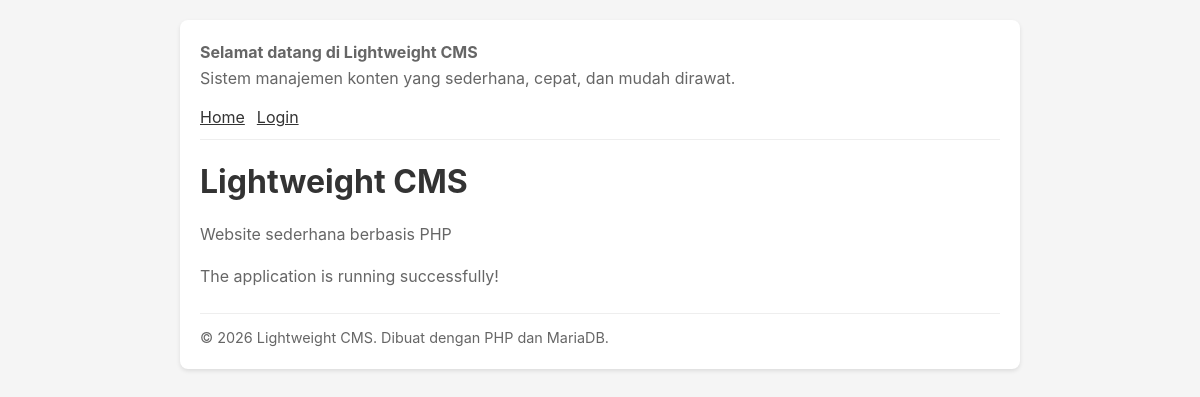
The page / on the database its author committed.
### tables this page shows
CREATE TABLE IF NOT EXISTS t_setting (
    id INT AUTO_INCREMENT PRIMARY KEY,
    setting_key VARCHAR(50) NOT NULL UNIQUE,
    setting_value TEXT NOT NULL
);

### utils/image.php (called while the page is built, shortened)
<?php
function settingImages() {
    return [
        'banner' => ['label' => 'Header Banner', 'name' => 'header', 'types' => ['png']],
        'favicon' => ['label' => 'Favicon', 'name' => 'favicon', 'types' => ['png', 'ico']],
    ];
}
function settingImageUrl($key) {
    $images = settingImages();
    $newest = '';
    foreach ($images[$key]['types'] as $type) {
        $fileName = $images[$key]['name'] . '.' . $type;
        $path = SITES_DIR . '/' . $fileName;
    }
    return $newest;
}

### controllers/home.php (called while the page is built, shortened)
<?php
$bannerUrl = settingImageUrl('banner');
$headerText = getSetting('header_text');
$footerText = getSetting('footer_text');

### models/setting.php (called while the page is built, shortened)
<?php
function getSetting($key, $default = '') {
    try {
        $pdo = getDatabase();
        $stmt = $pdo->prepare('SELECT setting_value FROM t_setting WHERE setting_key = ?');
        $stmt->execute([$key]);
        $value = $stmt->fetchColumn();
        return $value === false ? $default : $value;
    } catch (Exception $e) {
        return $default;
    }
}

### utils/html.php (called while the page is built, shortened)
<?php
function sanitizeHtml($html) {
    $doc = new DOMDocument();
    $doc->loadHTML('<?xml encoding="utf-8"?><div id="root">' . $html . '</div>', LIBXML_NOERROR | LIBXML_NOWARNING);
    $root = $doc->getElementById('root');
    $result = '';
    foreach ($root->childNodes as $child) {
        $result .= $doc->saveHTML($child);
    }
    return $result;
}
function cleanHtmlNode($node) {
    foreach (iterator_to_array($node->childNodes) as $child) {
        if ($child->nodeType === XML_TEXT_NODE) {
            continue;
        }
        $tag = strtolower($child->nodeName);
    }
}

### utils/auth.php (called while the page is built, shortened)
<?php
function currentUser() {
    static $user = false;
    if ($user === false) {
        $user = null;
    }
    return $user;
}

### views/home.php (the view)
<?php include __DIR__ . '/header.php'; ?>
        <h1><?= htmlspecialchars($siteTitle) ?></h1>
        <p><?= htmlspecialchars($siteDescription) ?></p>
        <p>The application is running successfully!</p>
<?php include __DIR__ . '/footer.php'; ?>

### index.php (shortened to what this page needs)
<?php
require_once __DIR__ . '/models/setting.php';
require_once __DIR__ . '/utils/auth.php';
require_once __DIR__ . '/utils/pagination.php';
require_once __DIR__ . '/utils/html.php';
require_once __DIR__ . '/utils/image.php';
$siteTitle = getSetting('title', 'Lightweight CMS');
$siteDescription = getSetting('description');
$page = isset($_GET['page']) ? $_GET['page'] : 'home';
$controllerFile = __DIR__ . '/controllers/' . $page . '.php';
$viewFile = __DIR__ . '/views/' . $page . '.php';
if (is_file($controllerFile)) {
    require $controllerFile;
}
if (is_file($viewFile)) {
    include $viewFile;
}

### views/header.php (shortened to what this page needs)
<?php
$navUser = currentUser();
?>
<!DOCTYPE html>
<html lang="en">
<head>
    <link rel="stylesheet" href="public/css/style.css">
</head>
<body>
    <div class="container">
        <?php if (!empty($isPublicPage)) { include __DIR__ . '/public-header.php'; } ?>
        <nav class="nav">
            <a href="index.php">Home</a>
            <?php if ($navUser): ?>
                <?php if ($navUser['role'] === 'admin' && !$navUser['must_change_password']): ?>
                    <a href="index.php?page=users">Users</a>
                    <a href="index.php?page=settings">Settings</a>
                <?php endif; ?>
                <?php if (!$navUser['must_change_password']): ?>
                    <a href="index.php?page=media">Media</a>
                <?php endif; ?>
                <a href="index.php?page=change-password">Change Password</a>
                <form method="post" action="index.php?page=logout" class="inline-form">
                    <?= csrfField() ?>
                    <button type="submit" class="logout-button">Logout (<?= htmlspecialchars($navUser['username']) ?>)</button>
                </form>
            <?php else: ?>
                <a href="index.php?page=login">Login</a>
            <?php endif; ?>
        </nav>

### views/public-header.php (shortened to what this page needs)
<?php if ($bannerUrl !== '' || trim($headerText) !== ''): ?>
        <header class="site-header">
            <?php if (trim($headerText) !== ''): ?>
                <div class="site-header-text"><?= sanitizeHtml($headerText) ?></div>
            <?php endif; ?>
        </header>
<?php endif; ?>

### views/footer.php
        <?php if (!empty($isPublicPage)) { include __DIR__ . '/public-footer.php'; } ?>
    </div>
</body>
</html>

### views/public-footer.php
<?php if (trim($footerText) !== ''): ?>
        <footer class="site-footer"><?= sanitizeHtml($footerText) ?></footer>
<?php endif; ?>

### public/css/style.css (style rules this page uses)
body { font-family: -apple-system, BlinkMacSystemFont, "Segoe UI", sans-serif; margin: 0; padding: 20px; background: #f5f5f5; }
.container { max-width: 800px; margin: 0 auto; background: white; padding: 20px; border-radius: 8px; box-shadow: 0 2px 4px rgba(0, 0, 0, 0.1); }
h1 { color: #333; }
p { color: #666; line-height: 1.6; }
.nav { display: flex; flex-wrap: wrap; align-items: center; gap: 12px; padding-bottom: 12px; margin-bottom: 12px; border-bottom: 1px solid #eee; }
.nav a { color: #333; }
.site-header { margin-bottom: 16px; }
.site-header-text, .site-footer { color: #666; line-height: 1.6; }
.site-header-text > :first-child, .site-footer > :first-child { margin-top: 0; }
.site-header-text > :last-child, .site-footer > :last-child { margin-bottom: 0; }
.site-footer { margin-top: 24px; padding-top: 12px; border-top: 1px solid #eee; font-size: 0.9em; }

### rows shown on the page
t_setting: setting_value "Selamat datang di Lightweight CMS Sistem manajemen konten yang sederhana, cepat, dan mudah dirawat."
t_setting: setting_value "Lightweight CMS"
t_setting: setting_value "Website sederhana berbasis PHP"
t_setting: setting_value "© 2026 Lightweight CMS. Dibuat dengan PHP dan MariaDB."
